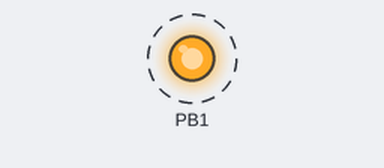
The program below on a simulated ATmega16, built with avr-gcc and emulated at 8 MHz. Shown: output pins drawn as LEDs (lit = HIGH). Dashed ring = blinking.

Above: at 0.5 s.
Timing chart, 0 to 4.6 s (numbered marks = the images above):
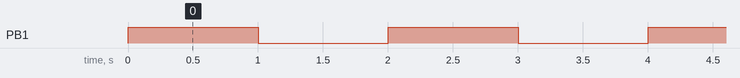

Measured:
- by itself, PB1: alternates HIGH for 1.0 s and LOW for 1.0 s

The program:

main.c
```c
/*
 * DIO_prog.c
 *
 * Created: 5/15/2019 03:35:22 م
 * Author : hppp
 */

#include "micro_config.h"
#include "DIO.h"
#include "button.h"


int main(void)
{

	DDRB |= 0b00000010;

	#if 0
DIO_SetPinDir(DIO_PIN13, DIO_OUTPUT);

	DIO_SetPinDir(DIO_PIN12, DIO_INPUT);
	DIO_SetPinVal(DIO_PIN12, DIO_HIGH);


	_delay_ms(1000);
	DIO_SetPinVal(DIO_PIN13, DIO_HIGH);
	_delay_ms(1000);
	DIO_SetPinVal(DIO_PIN13, DIO_LOW);
	_delay_ms(1000);
	DIO_SetPinVal(DIO_PIN13, DIO_HIGH);
	_delay_ms(1000);
	DIO_SetPinVal(DIO_PIN13, DIO_LOW);
	_delay_ms(1000);
	DIO_SetPinVal(DIO_PIN13, DIO_HIGH);
	_delay_ms(1000);
	DIO_SetPinVal(DIO_PIN13, DIO_LOW);
	_delay_ms(1000);
	DIO_SetPinVal(DIO_PIN13, DIO_HIGH);
	_delay_ms(1000);
	DIO_SetPinVal(DIO_PIN13, DIO_LOW);
#endif

    /* Replace with your application code */
    while (1)
    {
		PORTB |= 0b00000010;
		_delay_ms(1000);
		PORTB &= 0b11111101;
		_delay_ms(1000);

// 		if (button_state (PULL_UP, DIO_PIN12)) //is_port_pin_pu_pressed  //button_state (PULL_UP, DIO_PIN12)
// 		{
// 			DIO_SetPinVal(DIO_PIN13, DIO_HIGH);
// 		}
// 		else
// 		{
// 			DIO_SetPinVal(DIO_PIN13, DIO_LOW);
// 		}

    }
}
```

button.c
```c
/*
 * button.c
 *
 * Created: 5/11/2019 04:20:27 م
 *  Author: hppp
 */

#include "button.h"

//static uint8_t is_port_pin_pd_pressed (volatile uint8_t * pin_reg, uint8_t pin_no);
//static uint8_t is_port_pin_pu_pressed (volatile uint8_t * pin_reg, uint8_t pin_no);

uint8_t button_state(uint8_t PU_PD, uint8_t dio_pin_no)
{

	if (dio_pin_no >= 15)
	{
		dio_pin_no++ ; // because there is no PC7 .. so we move directly to PORTD
	}

	uint8_t PinPort = dio_pin_no / No_PinPerPort;
	uint8_t PinNo_InPort = MODULO(dio_pin_no, No_PinPerPort);
	uint8_t button_state = 0;

	switch(PinPort)
	{
		case 0 :
			button_state = (PU_PD == PULL_DOWN)? is_port_pin_pd_pressed(&PINB, PinNo_InPort) : is_port_pin_pu_pressed(&PINB, PinNo_InPort);
			break;
		case 1 :
#if 0
			if (PU_PD == PULL_DOWN)
			{
				button_state = is_port_pin_pd_pressed(&PINC, PinNo_InPort);

			}
			else
			{
				button_state = is_port_pin_pu_pressed(&PINC, PinNo_InPort);
			}
#endif
			button_state = (PU_PD == PULL_DOWN)? is_port_pin_pd_pressed(&PINC, PinNo_InPort) : is_port_pin_pu_pressed(&PINC, PinNo_InPort);
			break;
		case 2 :

			button_state = (PU_PD == PULL_DOWN)? is_port_pin_pd_pressed(&PIND, PinNo_InPort) : is_port_pin_pu_pressed(&PIND, PinNo_InPort);
			break;
	}

	return button_state;
}

 uint8_t is_port_pin_pd_pressed(volatile uint8_t * port_reg, uint8_t pin_no)
{
	uint8_t pressed = 5;
	uint16_t pressed_confidence_level = 0;
	uint16_t released_confidence_level = 0;

	while (pressed == 5)
	{

		if (BIT_IS_SET(*port_reg, pin_no))
		{
			released_confidence_level = 0;
			pressed_confidence_level++ ;

			if (pressed_confidence_level > 500)
			{
				pressed = 1;
				pressed_confidence_level = 0;
			}

		}
		else
		{
			released_confidence_level++ ;
			pressed_confidence_level = 0;

			if (released_confidence_level > 500)
			{
				pressed = 0;
				released_confidence_level = 0;
			}

		}

	}

	return pressed;

}

uint8_t is_port_pin_pu_pressed(volatile uint8_t * port_reg, uint8_t pin_no)
{
	uint8_t pressed = 5; // any default value
	uint16_t pressed_confidence_level = 0;
	uint16_t released_confidence_level = 0;


	while (pressed == 5)
	{
		if (BIT_IS_CLEAR(*port_reg, pin_no))
		{
			released_confidence_level = 0;
			pressed_confidence_level++ ;
			if (pressed_confidence_level > 500)
			{
				pressed = 1;
				pressed_confidence_level = 0;
			}
		}
		else
		{
			released_confidence_level++ ;
			pressed_confidence_level = 0;

			if (released_confidence_level > 500)
			{
				pressed = 0;
				released_confidence_level = 0;
			}
		}
	}

	return pressed;

}
```

button.h
```c
/*
 * button.h
 *
 * Created: 5/11/2019 04:20:45 م
 *  Author: hppp
 */


#ifndef BUTTON_H_
#define BUTTON_H_

#include "micro_config.h"
#include "DIO.h"

#define PULL_UP 0
#define PULL_DOWN 1


uint8_t is_port_pin_pd_pressed (volatile uint8_t * pin_reg, uint8_t pin_no);
uint8_t is_port_pin_pu_pressed (volatile uint8_t * pin_reg, uint8_t pin_no);

uint8_t button_state (uint8_t PU_PD, uint8_t dio_pin_no);

#endif /* BUTTON_H_ */
```

micro_config.h
```c
/*
 * micro_config.h
 *
 * Created: 1/3/2015 11:28:01 PM
 *  Author: Mohamed Tarek
 */


#ifndef MICRO_CONFIG_H_
#define MICRO_CONFIG_H_


#define F_CPU 8000000UL //1MHz Clock frequency


#include <avr/io.h>
#include <avr/interrupt.h>
#include <util/delay.h>
#include <stdlib.h>

#endif /* MICRO_CONFIG_H_ */
```

DIO.c
```c
/*

 * DIO_API.c
 *
 *  Created on: ??þ/??þ/????
 *      Author: Moaaz
 */
#include"DIO.h"
//#include"DIO_Cfg.h"

void DIO_voidInitial()
{

}

void DIO_SetPinDir(uint8_t Pin_No,uint8_t PinDir)
{
	if (Pin_No >= 15)
	{
		Pin_No++ ; // because there is no PC7(pin15) .. so we move directly to PORTD
	}

	uint8_t PinPort= Pin_No / No_PinPerPort;
	uint8_t PinNo_InPort = MODULO(Pin_No, No_PinPerPort);

	switch(PinPort)
	{
		case 0 :
			assig_bit(DDRB,PinNo_InPort,PinDir);
			break;
		case 1 :
			assig_bit(DDRC,PinNo_InPort,PinDir);
			break;
		case 2 :
			assig_bit(DDRD,PinNo_InPort,PinDir);
			break;
	}
}
uint8_t DIO_GetPin(uint8_t Pin_No)
{
	if (Pin_No >= 15)
	{
		Pin_No++ ; // because there is no PC7 .. so we move directly to PORTD
	}

	uint8_t PinPort= Pin_No/No_PinPerPort;
	uint8_t PinNo_InPort = MODULO(Pin_No, No_PinPerPort);
	uint8_t Pin_Reading=0;

	switch(PinPort)
	{
		case 0 :
			Pin_Reading=get_bit(PINB,PinNo_InPort);
			break;
		case 1 :
			Pin_Reading=get_bit(PINC,PinNo_InPort);
			break;
		case 2 :
			Pin_Reading=get_bit(PIND,PinNo_InPort);
			break;
	}

	return Pin_Reading;
}

void DIO_SetPinVal(uint8_t Pin_No,uint8_t uint8_tPinVal)
{
	if (Pin_No >= 15)
	{
		Pin_No++ ; // because there is no PC7 .. so we move directly to PORTD
	}

	uint8_t PinPort = Pin_No / No_PinPerPort;
	uint8_t PinNo_InPort = MODULO(Pin_No, No_PinPerPort);

	switch(PinPort)
			{
				case 0 :
					assig_bit(PORTB,PinNo_InPort,uint8_tPinVal);
					break;
				case 1 :
					assig_bit(PORTC,PinNo_InPort,uint8_tPinVal);
					break;
				case 2 :
					assig_bit(PORTD,PinNo_InPort,uint8_tPinVal);
					break;
			}

}
```

DIO.h
```c
/*
 * DIO_API.h

 *
 *  Created on: Mar 17, 2019
 *      Author: MoaazSherif
 */
//==============================================================
/* this file will be included in all other peripherals drivers.*/
//==============================================================
#ifndef DIO_API_H_
#define DIO_API_H_

//===============================================
#include"std_types.h"
#include"common_macros.h"
#include "micro_config.h"
//===============================================
#define DIO_PIN0 0
#define DIO_PIN1 1
#define DIO_PIN2 2
#define DIO_PIN3 3
#define DIO_PIN4 4
#define DIO_PIN5 5
#define DIO_PIN6 6
#define DIO_PIN7 7
#define DIO_PIN8 8
#define DIO_PIN9 9
#define DIO_PIN10 10
#define DIO_PIN11 11
#define DIO_PIN12 12
#define DIO_PIN13 13
#define DIO_PIN14 14
#define DIO_PIN15 15
#define DIO_PIN16 16
#define DIO_PIN17 17
#define DIO_PIN18 18
#define DIO_PIN19 19
#define DIO_PIN20 20
#define DIO_PIN21 21
#define DIO_PIN22 22
#define DIO_PIN23 23
#define DIO_PIN24 24
#define DIO_PIN25 25
#define DIO_PIN26 26
#define DIO_PIN27 27
#define DIO_PIN28 28
#define DIO_PIN29 29
#define DIO_PIN30 30
#define DIO_PIN31 31
//==============================================
#define DIO_OUTPUT  1
#define DIO_INPUT  	0
#define DIO_PULLUP  2
//==============================================
#define DIO_HIGH    1
#define DIO_LOW     0
//==============================================

//atmega32 io .h
#define No_Ports 4
#define No_PinPerPort 8


extern void DIO_SetPinDir(uint8_t Pin_No,uint8_t PinDir);
extern uint8_t DIO_GetPin(uint8_t Pin_No);
extern void DIO_SetPinVal(uint8_t Pin_No,uint8_t PinVal);

#endif /* DIO_API_H_ */
```

common_macros.h
```c
/*
 * common_macros.h
 *
 * Created: 4/2/2014 7:47:21 PM
 * Author: mohamed tarek
 */

#ifndef COMMON_MACROS
#define COMMON_MACROS

#define assig_bit(reg, bit_no, state) (reg) = (((reg) & ( ~(1 << (bit_no)))) | ((state) << (bit_no)))

/* Set a certain bit in any register */
#define SET_BIT(REG, BIT) ((REG) |= (1 << (BIT)))

/* Clear a certain bit in any register */
#define CLEAR_BIT(REG, BIT) ((REG) &= ( ~(1 << (BIT))))

/* Toggle a certain bit in any register */
#define TOGGLE_BIT(REG, BIT) ((REG) ^= (1 << (BIT)))

/* Rotate right the register value with specific number of rotates */
#define ROR(REG, num) ((REG) = ((REG) >> (num)) | ((REG) << (8 - (num))) )

/* Rotate left the register value with specific number of rotates */
#define ROL(REG, num) ((REG) = ((REG) << (num)) | ((REG) >> (8 - (num))) )

/* Check if a specific bit is set in any register and return true if yes */
#define BIT_IS_SET(REG, BIT) ((REG) & (1 << (BIT)))

/* Check if a specific bit is cleared in any register and return true if yes */
#define BIT_IS_CLEAR(REG, BIT) ( !((REG) & (1 << (BIT))) )

#define get_bit(reg, bit_no) (((reg) & ((0x01) << (bit_no))) >> (bit_no))

#define MODULO(divident, divisor) ((divident) - ((divisor) * ((divident) / (divisor))))

#endif
```

std_types.h
```c
/** @file    STD_TYPE.h
 ** @brief   Standard Types header file for this program
 ** @author  Mohamed Tarek
 ** @date    22/1/2014
 ** @version 1.0
 */

#ifndef STD_TYPES_H_
#define STD_TYPES_H_

typedef unsigned char unint8_t;
typedef signed char sint8_t;
typedef unsigned short unint16_t;
typedef signed short sint16_t;
typedef unsigned long unint32_t;
typedef signed long sint32_t;

#endif /* STD_TYPE_H_ */
```
